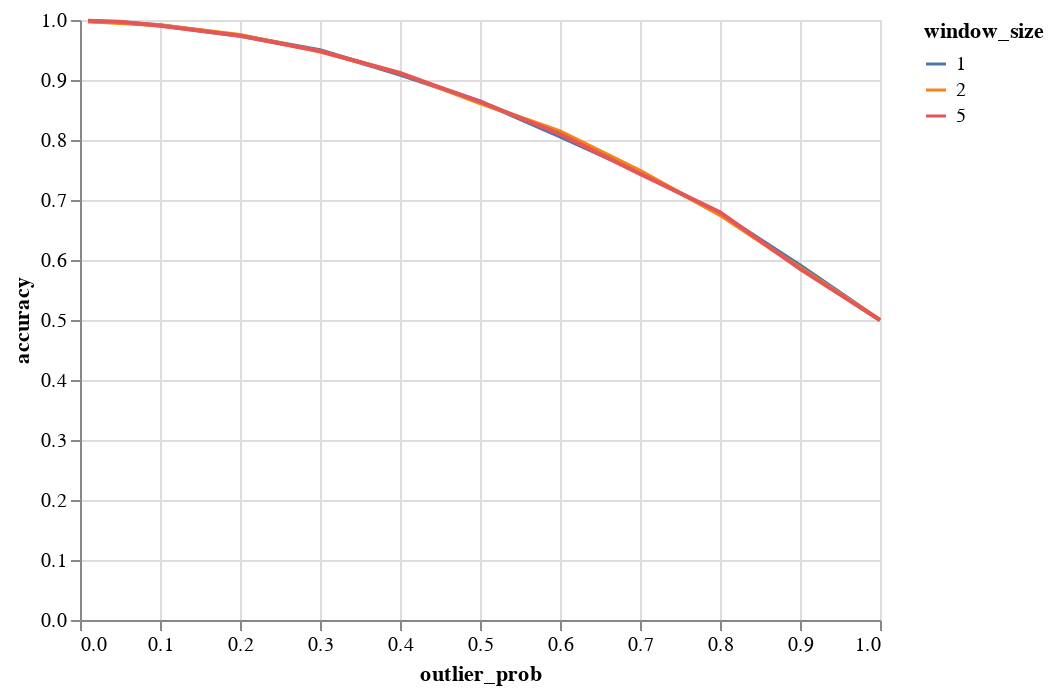

The notebook cell this image was saved under:
### Code cell
alt.Chart(df_trees).mark_line().encode(x='outlier_prob', y='accuracy', color='window_size:N')

### Figure 1 — Vega-Lite specification as saved in the notebook (floating-point values rounded to 4 significant figures)
{"config": {"view": {"continuousWidth": 400, "continuousHeight": 300}}, "data": {"name": "data-4471209c0deb498558c9ff385078e623"}, "mark": "line", "encoding": {"color": {"type": "nominal", "field": "window_size"}, "x": {"type": "quantitative", "field": "outlier_prob"}, "y": {"type": "quantitative", "field": "accuracy"}}, "$schema": "https://vega.github.io/schema/vega-lite/v4.8.1.json", "datasets": {"data-4471209c0deb498558c9ff385078e623": [{"outlier_prob": 0.01, "accuracy": 0.9981, "window_size": 1}, {"outlier_prob": 0.01, "accuracy": 0.9981, "window_size": 2}, {"outlier_prob": 0.01, "accuracy": 0.9987, "window_size": 5}, {"outlier_prob": 0.05, "accuracy": 0.9962, "window_size": 1}, {"outlier_prob": 0.05, "accuracy": 0.995, "window_size": 2}, {"outlier_prob": 0.05, "accuracy": 0.9969, "window_size": 5}, {"outlier_prob": 0.1, "accuracy": 0.9914, "window_size": 1}, {"outlier_prob": 0.1, "accuracy": 0.9912, "window_size": 2}, {"outlier_prob": 0.1, "accuracy": 0.9905, "window_size": 5}, {"outlier_prob": 0.2, "accuracy": 0.9736, "window_size": 1}, {"outlier_prob": 0.2, "accuracy": 0.9751, "window_size": 2}, {"outlier_prob": 0.2, "accuracy": 0.9736, "window_size": 5}, {"outlier_prob": 0.3, "accuracy": 0.9495, "window_size": 1}, {"outlier_prob": 0.3, "accuracy": 0.9475, "window_size": 2}, {"outlier_prob": 0.3, "accuracy": 0.9483, "window_size": 5}, {"outlier_prob": 0.4, "accuracy": 0.9092, "window_size": 1}, {"outlier_prob": 0.4, "accuracy": 0.9119, "window_size": 2}, {"outlier_prob": 0.4, "accuracy": 0.9112, "window_size": 5}, {"outlier_prob": 0.5, "accuracy": 0.8643, "window_size": 1}, {"outlier_prob": 0.5, "accuracy": 0.8615, "window_size": 2}, {"outlier_prob": 0.5, "accuracy": 0.864, "window_size": 5}, {"outlier_prob": 0.6, "accuracy": 0.8062, "window_size": 1}, {"outlier_prob": 0.6, "accuracy": 0.8144, "window_size": 2}, {"outlier_prob": 0.6, "accuracy": 0.8098, "window_size": 5}, {"outlier_prob": 0.7, "accuracy": 0.7454, "window_size": 1}, {"outlier_prob": 0.7, "accuracy": 0.7485, "window_size": 2}, {"outlier_prob": 0.7, "accuracy": 0.7435, "window_size": 5}, {"outlier_prob": 0.8, "accuracy": 0.6774, "window_size": 1}, {"outlier_prob": 0.8, "accuracy": 0.6752, "window_size": 2}, {"outlier_prob": 0.8, "accuracy": 0.6796, "window_size": 5}, {"outlier_prob": 0.9, "accuracy": 0.5908, "window_size": 1}, {"outlier_prob": 0.9, "accuracy": 0.5871, "window_size": 2}, {"outlier_prob": 0.9, "accuracy": 0.5851, "window_size": 5}, {"outlier_prob": 1.0, "accuracy": 0.4999, "window_size": 1}, {"outlier_prob": 1.0, "accuracy": 0.5, "window_size": 2}, {"outlier_prob": 1.0, "accuracy": 0.4999, "window_size": 5}]}}
